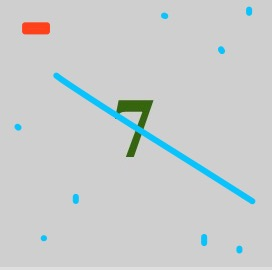
#> input picture AI/MNIST/image/zd7.jpg, 272 x 270 px, found by its file name; its folder holds 5 pictures in this run
$ python 'mnist4(剪裁图片).py'
#> lines starting #> are read from the running program, lines starting #| are printed output that depends on the picture
#coding:utf-8
import cv2
import Image
global img
global point1, point2
def on_mouse(event, x, y, flags, param):
    global img, point1, point2
    img2 = img.copy()
    if event == cv2.EVENT_LBUTTONDOWN:         #左键点击
        point1 = (x,y)
        cv2.circle(img2, point1, 10, (0,255,0), 5)
        cv2.imshow('image', img2)
    elif event == cv2.EVENT_MOUSEMOVE and (flags & cv2.EVENT_FLAG_LBUTTON):   #按住左键拖曳
        cv2.rectangle(img2, point1, (x,y), (255,0,0), 1) # 图像，矩形顶点，相对顶点，颜色，粗细
        cv2.imshow('image', img2)
    elif event == cv2.EVENT_LBUTTONUP:         #左键释放
        point2 = (x,y)
        cv2.rectangle(img2, point1, point2, (0,0,255), 1)
        cv2.imshow('image', img2)
        min_x = min(point1[0], point2[0])
        min_y = min(point1[1], point2[1])
        width = abs(point1[0] - point2[0])
        height = abs(point1[1] -point2[1])
        cut_img = img[min_y:min_y+height, min_x:min_x+width]
        resize_img = cv2.resize(cut_img, (28,28)) # 调整图像尺寸为28*28
        ret, thresh_img = cv2.threshold(resize_img,127,255,cv2.THRESH_BINARY) # 二值化
        cv2.imshow('result', thresh_img)
        cv2.imwrite('/home/cris/AI/MNIST/image/text.png', thresh_img)  # 预处理后图像保存位置

def main():
    global img
    img = cv2.imread('/home/cris/AI/MNIST/image/zd7.jpg')  # 手写数字图像所在位置
#> img is the input picture: shape (270, 272, 3); mean B, G, R 205.6, 205.2, 201.2
    img = cv2.cvtColor(img, cv2.COLOR_BGR2GRAY) # 转换图像为单通道(灰度图)
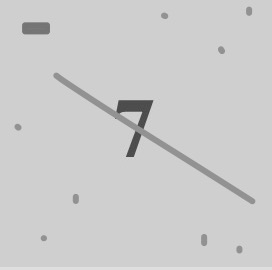
#> img: shape (270, 272); min 67, max 223, mean 204.1
    cv2.namedWindow('image')
    cv2.setMouseCallback('image', on_mouse) # 调用回调函数
    cv2.imshow('image', img)
    cv2.waitKey(0)


if __name__ == '__main__':
    main()
